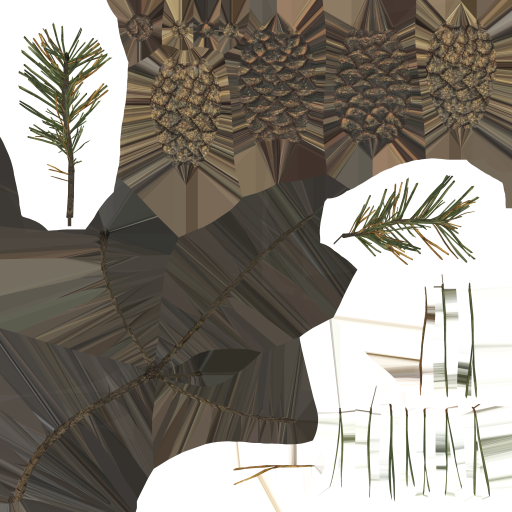
#> input picture assets/polyhaven/foliage/pine_tree_01/pine_tree_01_twig_diff.png, 1024 x 1024 px (shown at 1/2 size)
$ python bake_foliage_cards.py
#> lines starting #> are read from the running program, lines starting #| are printed output that depends on the picture
#!/usr/bin/env python3
"""Developer tool: compose foliage card textures from CC0 Poly Haven twig/leaf
atlases (assets/polyhaven/foliage). Output: assets/generated/foliage/*.png.
Deterministic (fixed seeds). Requires Pillow. Players never run this.
"""
import os
import random
from PIL import Image

HERE = os.path.dirname(os.path.abspath(__file__))
SRC = os.path.join(HERE, "..", "assets", "polyhaven", "foliage")
OUT = os.path.join(HERE, "..", "assets", "generated", "foliage")


def load_rgba(diff, alpha):
    d = Image.open(os.path.join(SRC, diff)).convert("RGB")
    a = Image.open(os.path.join(SRC, alpha)).convert("L")
    d.putalpha(a)
    return d


def crop(img, box):
    c = img.crop(box)
    bb = c.getchannel("A").point(lambda v: 255 if v > 40 else 0).getbbox()
    return c.crop(bb) if bb else c


def stamp(canvas, sprite, center, angle, scale, tint=1.0):
    w, h = sprite.size
    s = sprite.resize((max(1, int(w * scale)), max(1, int(h * scale))), Image.LANCZOS)
    if tint != 1.0:
        r, g, b, a = s.split()
        r = r.point(lambda v: min(255, int(v * tint)))
        g = g.point(lambda v: min(255, int(v * tint)))
        b = b.point(lambda v: min(255, int(v * tint)))
        s = Image.merge("RGBA", (r, g, b, a))
    s = s.rotate(angle, resample=Image.BICUBIC, expand=True)
    x = int(center[0] - s.size[0] / 2)
    y = int(center[1] - s.size[1] / 2)
    canvas.alpha_composite(s, (x, y)) if 0 <= x and 0 <= y and x + s.size[0] <= canvas.size[0] and y + s.size[1] <= canvas.size[1] else _paste_clipped(canvas, s, x, y)


def _paste_clipped(canvas, s, x, y):
    layer = Image.new("RGBA", canvas.size, (0, 0, 0, 0))
    layer.paste(s, (x, y), s)
    canvas.alpha_composite(layer)


def dilate_color(img):
    # Bleed RGB into transparent pixels so mipmaps don't produce dark fringes.
    base = img.copy()
    rgb = Image.new("RGB", img.size, (0, 0, 0))
    small = img.resize((32, 32), Image.BOX).convert("RGB").resize(img.size, Image.BILINEAR)
    rgb.paste(small)
    rgb.paste(base.convert("RGB"), (0, 0), base.getchannel("A"))
    rgb.putalpha(base.getchannel("A"))
    return rgb


def pine_card(rng):
    atlas = load_rgba("pine_tree_01/pine_tree_01_twig_diff.png", "pine_tree_01/pine_tree_01_twig_alpha.png")
    a = saturated_only(crop(atlas, (20, 30, 225, 400)))
    sprigs = [a, a.transpose(Image.FLIP_LEFT_RIGHT)]
    c = Image.new("RGBA", (512, 512), (0, 0, 0, 0))
    # Tufts radiating from bottom-centre: a pine branch-tip clump.
    for k in range(34):
        sp = sprigs[k % 2]
        ang = rng.uniform(-70, 70)
        dist = rng.uniform(30, 150)
        import math
        cx = 256 + math.sin(math.radians(ang)) * dist
        cy = 400 - math.cos(math.radians(ang)) * dist
        stamp(c, sp, (cx, cy), -ang + rng.uniform(-15, 15), rng.uniform(0.55, 0.85), rng.uniform(0.8, 1.15))
    return c


def fir_card(rng):
    atlas = load_rgba("fir_tree_01/fir_tree_01_twig_diff.png", "fir_tree_01/fir_tree_01_twig_alpha.png")
    sprigs = [crop(atlas, (316, 410, 656, 800)), crop(atlas, (646, 460, 1006, 850)),
              crop(atlas, (666, 40, 956, 380)), crop(atlas, (186, 50, 426, 320))]
    c = Image.new("RGBA", (512, 512), (0, 0, 0, 0))
    # A drooping spruce branch spray: stem from left edge (x=0) to right tip.
    for k in range(26):
        t = k / 25.0
        x = 20 + t * 450
        y = 256 + (t * t) * 60 + rng.uniform(-60, 60) * (0.4 + 0.6 * (1 - t))
        sp = sprigs[rng.randrange(4)]
        stamp(c, sp, (x, y), -90 + rng.uniform(-35, 35), rng.uniform(0.45, 0.75) * (1.0 - 0.35 * t), rng.uniform(0.85, 1.1))
    return c


def green_only(img):
    # Drop the atlas' pale stem strips: keep clearly green pixels.
    px = img.load()
    for y in range(img.size[1]):
        for x in range(img.size[0]):
            r, g, b, a = px[x, y]
            if a and not (g > r * 1.15 and g > b * 1.1):
                px[x, y] = (r, g, b, 0)
    return img


def saturated_only(img):
    px = img.load()
    for y in range(img.size[1]):
        for x in range(img.size[0]):
            r, g, b, a = px[x, y]
            if a and max(r, g, b) - min(r, g, b) < 22:
                px[x, y] = (r, g, b, 0)
    return img


def leaf_card(rng):
    atlas = green_only(load_rgba("tree_small_02/tree_small_02_leaves_diff.png", "tree_small_02/tree_small_02_leaves_alpha.png"))
    regions = [crop(atlas, (40, 40, 290, 330)), crop(atlas, (60, 330, 300, 620)), crop(atlas, (560, 120, 860, 520)),
               crop(atlas, (560, 480, 900, 700)), crop(atlas, (40, 600, 300, 1000))]
    c = Image.new("RGBA", (512, 512), (0, 0, 0, 0))
    import math
    for k in range(30):
        a = rng.uniform(0, 360)
        r = rng.uniform(0, 175) ** 0.9 * 1.1
        cx = 256 + math.cos(math.radians(a)) * r
        cy = 256 + math.sin(math.radians(a)) * r
        # Birch-like lighter, yellower green.
        stamp(c, regions[rng.randrange(len(regions))], (cx, cy), rng.uniform(0, 360), rng.uniform(0.45, 0.7), rng.uniform(1.05, 1.3))
    return c


def main():
    os.makedirs(OUT, exist_ok=True)
    for name, fn, seed in (("pine_card", pine_card, 11), ("spruce_card", fir_card, 23), ("birch_card", leaf_card, 37)):
        img = dilate_color(fn(random.Random(seed)))
        img.save(os.path.join(OUT, name + ".png"))
        print("wrote", name)
#> this loop made 3 passes
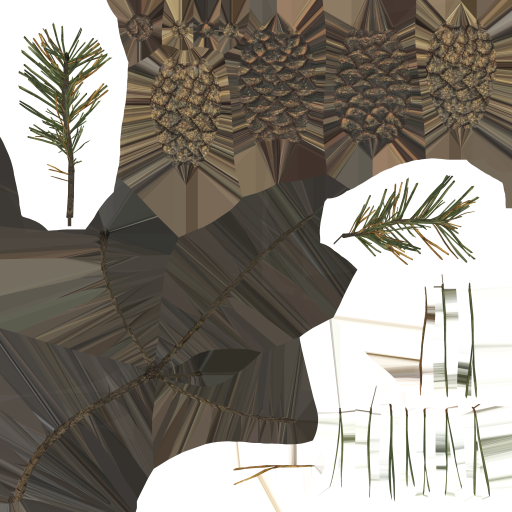
#> input picture assets/polyhaven/foliage/pine_tree_01/pine_tree_01_twig_diff.png, 1024 x 1024 px (shown at 1/2 size)
#> pass 1, in load_rgba, `d = Image.open(os.path.join(SRC, diff)).convert("RGB")`:
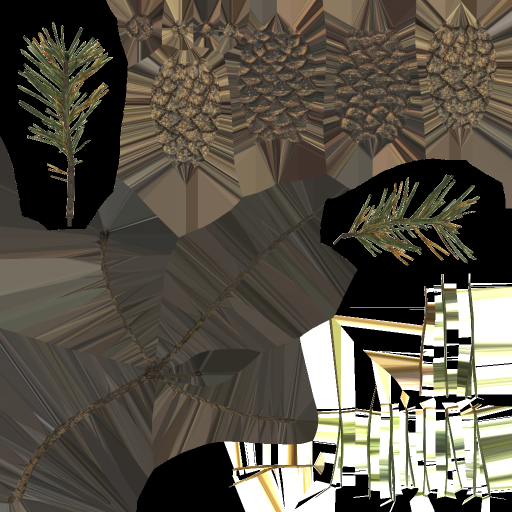
#> d: PIL image 1024x1024 RGB (shown at 1/2 size); mean R, G, B 87.8, 81.9, 70.2
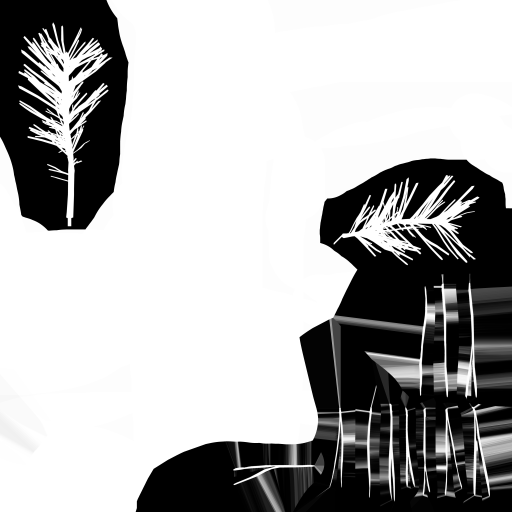
#> input picture assets/polyhaven/foliage/pine_tree_01/pine_tree_01_twig_alpha.png, 1024 x 1024 px (shown at 1/2 size)
#> pass 1, in pine_card, `atlas = load_rgba("pine_tree_01/pine_tree_01_twig_diff.png", "pine_tre..`:
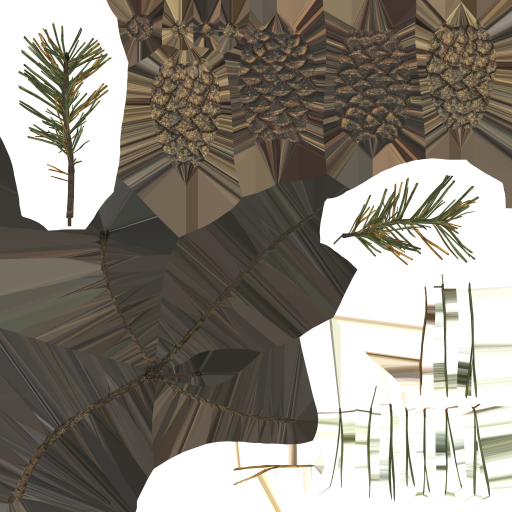
#> atlas: PIL image 1024x1024 RGBA (shown at 1/2 size); mean R, G, B, A 87.8, 81.9, 70.2, 174.4; transparent parts drawn white
#> pass 1, in crop, `c = img.crop(box)`:
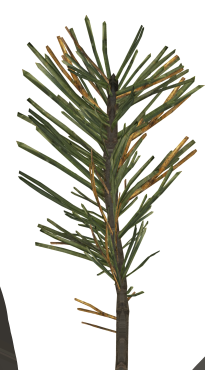
#> c: PIL image 205x370 RGBA; mean R, G, B, A 35.7, 35.3, 24.7, 72.1; transparent parts drawn white
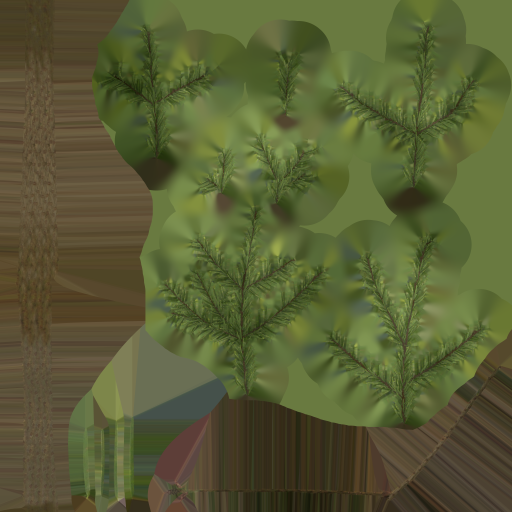
#> input picture assets/polyhaven/foliage/fir_tree_01/fir_tree_01_twig_diff.png, 1024 x 1024 px (shown at 1/2 size)
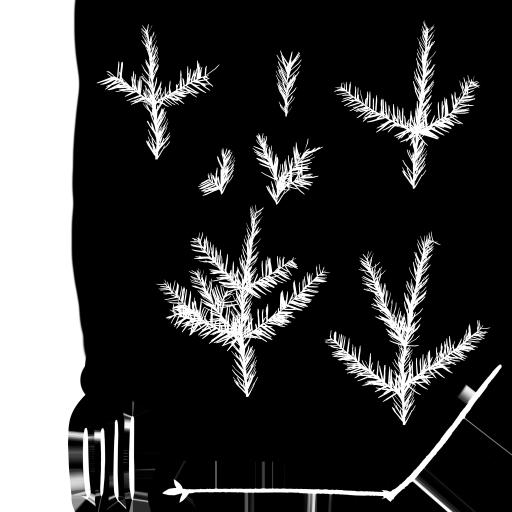
#> input picture assets/polyhaven/foliage/fir_tree_01/fir_tree_01_twig_alpha.png, 1024 x 1024 px (shown at 1/2 size)
#> after the loop:
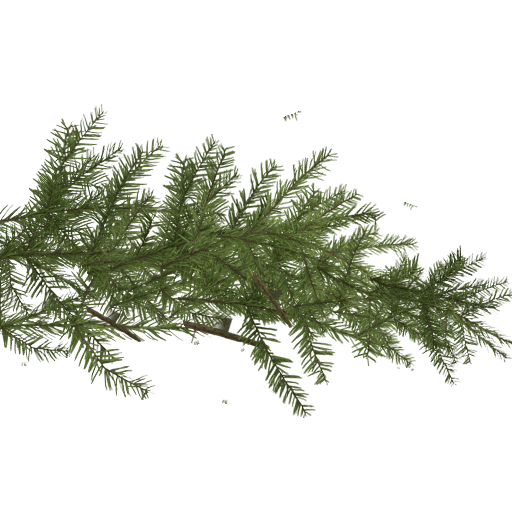
#> img: PIL image 512x512 RGBA; mean R, G, B, A 29.3, 34.6, 16.4, 59.5; transparent parts drawn white


if __name__ == "__main__":
#> (the run stopped early here; a loop or call above may not have finished)
